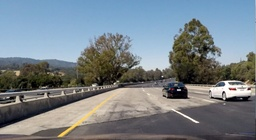
#> input picture test_images/challenge.jpg, 256 x 140 px, shrunk from 2660 x 1450 before the run
$ python -i image_pipeline.py   (imports and definitions only)
#> lines starting #> are read from the running program, lines starting #| are printed output that depends on the picture; after the words box and inside, x2 and y2 are one past the last pixel; in counts of white or black regions, pixels touching at a corner belong together
### src/traffic_lanes_pipeline/view_filter.py

def lane_view_pixel(y, x, h, w, y_cut):
    ### Evaluates whether pixel is in the area of the image where lines are expected ###
    # y_cut is level of the top corner of visibility triangle
    x_mid = int(w / 2)

    if x <= x_mid:
        # y_cut = h + m * x_mid
        # m = (y_cut - h) / x_mid

        m = - y_cut / w * 2
        y_0 = h + m * x
        return y > y_0

    if x > x_mid:
        # y_cut = m * x_mid
        # m = y_cut / x_mid

        m = 2 * y_cut / w
        b = h - 2 * y_cut
        y_0 = m * x + b
        return y > y_0

def limit_view(image, ratio, color=0):
    assert (len(image.shape) == 2), "Only grey scale images are supported"
    img = image.copy()
    height, width = img.shape

    y_cut = int(ratio * height)
    for x in range(0, width):
        for y in range(0, height):
            if not lane_view_pixel(y, x, height, width, y_cut):
                img[y, x] = color

    return img

### src/traffic_lanes_pipeline/merge_lines.py
import math
import numpy as np
from src.traffic_lanes_pipeline.lane import TrafficLane, extend_line


def merge_lines(lines, height, width, y_cut=0.65):
    angles = map_lines(lines, height, width)
    res_list = {}
    for key, value in angles.items():
        if not value in res_list:
            res_list[value] = []
        res_list[value].append(key)

    res = {}
    for key, value in res_list.items():
        lane = TrafficLane(height, width, y_cut)
        for i in value:
            lane.add_line(lines[i])
        res[key] = lane
    return list(res.values())


def map_lines(lines, height, width):
    """Makes a dictionary of lists mapping lines with close angles"""
    res = []
    angles_map = dict()

    # Getting sorted index taken here:
    # https://stackoverflow.com/questions/6422700/how-to-get-indices-of-a-sorted-array-in-python
    sorted_lines_index = sorted(((e, i) for i, e in enumerate(lines)), key=lambda x: line_angle(x[0]))
    sorted_lines_index = [x[1] for x in sorted_lines_index]
    # print("Sorted Lines Index: {sorted_lines_index}".format(sorted_lines_index = sorted_lines_index))
    lines = sort_lines(lines)

    current_line = 0
    angle_difference = 0
    x_difference = 0
    angle_threshold = 5
    x_bottom_distance_threshold = width // 30
    for i in range(len(lines)):
        if i > 0:
            angle_difference = diff_angle(lines[i], lines[i - 1])
            x_bottom_distance = diff_lane_bottom_x(lines[i], lines[i - 1], height)
            # [4 lines of commented-out code are left out]
            if angle_difference > angle_threshold or x_bottom_distance > x_bottom_distance_threshold:
                current_line = i

        angles_map[sorted_lines_index[i]] = sorted_lines_index[current_line]

    return angles_map


def line_angle(line):
    x1, y1, x2, y2 = line[0]
    angle = math.atan2(y2 - y1, x2 - x1) * 180 / math.pi
    return angle


def sort_lines(lines):
    return sorted(lines, key=line_angle)


def diff_angle(line1, line2):
    angle1 = line_angle(line1)
    angle2 = line_angle(line2)
    return abs(angle2 - angle1)


def diff_lane_bottom_x(line1, line2, height):
    x1 = line_bottom_x(line1, height)
    x2 = line_bottom_x(line2, height)
    return abs(x2 - x1)


def line_bottom_x(line, height):
    lane = extend_line(line, height)
    x1, y1, x2, y2 = lane[0]
    if y1 > y2:
        return x1
    else:
        return x2

### src/traffic_lanes_pipeline/lanes.py
import math
from src.traffic_lanes_pipeline.merge_lines import merge_lines
from src.traffic_lanes_pipeline.lane import line_angle

def detect_traffic_lanes(lines, height, width):
    lanes = merge_lines(lines, height, width)
    lanes = filter(lambda x: filter_line_angle(x.coordinates), lanes)
    return lanes


def filter_line_angle(line, threshold=25):
    angle = line_angle(line)

    # TODO this probably can be useful as a log message
    # print("Angle is updated from {angle_raw} to {angle}, pass threshold: {filter}".format(angle_raw = angle_raw, angle = angle, filter = filter))
    return angle > threshold

### src/traffic_lanes_pipeline/lane.py
import math
import numpy as np

def line_angle(line):
    x1, y1, x2, y2 = line[0]
    angle_raw = math.atan2(y2 - y1, x2 - x1) * 180 / math.pi
    if angle_raw < 0:
        angle = angle_raw + 180
    else:
        angle = angle_raw

    if angle > 90:
        angle = 180 - angle
    return angle


def line_length(line):
    x1, y1, x2, y2 = line
    return int(math.sqrt((x1 - x2) ** 2 + (y1 - y2) ** 2))


def extend_line(line: list, height: int, y_cut=0) -> list:
    x1, y1, x2, y2 = line[0]

    y_out = height
    y_top_out = int(height * y_cut)

    if x1 == x2:
        return [[x1, y_out, x2, y_top_out]]

    # get line parameters to calculate end points
    m = (y2 - y1) / (x2 - x1)
    b = y1 - m * x1

    # TODO define what this sensitivity should be
    if abs(m) < 0.0001:
        return [[x1, y_out, x2, y_top_out]]

    x_out = int((y_out - b) / m)
    x_top_out = int((y_top_out - b) / m)

    if y1 > y2:
        return [[x_out, y_out, x_top_out, y_top_out]]
    else:
        return [[x_top_out, y_top_out, x_out, y_out]]


class TrafficLane:
    x1: int = 0
    y1: int = 0
    x2: int = 0
    y2: int = 0

    h: int = 0
    w: int = 0
    y_cut = 0
    y_hits = np.zeros(0)

    def __init__(self, height: int, width: int, y_cut=0):
        self.h = height
        self.w = width
        self.y_cut = y_cut
        self._lines = []
        self.y_hits = np.zeros(height)

    # [8 lines left out: function __str__, not called in this run]

    def __len__(self):
        return len(self._lines)

    @property
    def confidence(self):
        hits = np.sum(self.y_hits)
        res = hits / (self.h * (1-self.y_cut))
        return res

    @property
    def lines(self):
        return self._lines

    def add_line(self, line):
        x1, y1, x2, y2 = line[0]
        i1, i2 = y1, y2
        if i1 > i2:
            i1, i2 = i2, i1

        self.y_hits[i1:i2] = 1
        self._lines.append(line[0])

    @property
    def coordinates(self):
        self.combine_lines()
        return [[self.x1, self.y1, self.x2, self.y2]]

    def combine_lines(self):
        count = 0
        x1_total = 0
        x2_total = 0
        y1_total = 0
        y2_total = 0

        total_length: int = 0

        for line in self._lines:
            count += 1
            length = line_length(line)
            total_length += length
            lane = self.extend_line([line])
            x1, y1, x2, y2 = lane[0]
            x1_total += x1 * length
            x2_total += x2 * length
            y1_total += y1 * length
            y2_total += y2 * length

        self.x1 = x1_total // total_length
        self.y1 = y1_total // total_length
        self.x2 = x2_total // total_length
        self.y2 = y2_total // total_length

        # [9 lines of commented-out code are left out]

    def extend_line(self, line: list) -> list:
        return extend_line(line, self.h, self.y_cut)

### src/traffic_lanes_pipeline/image_pipeline.py
import cv2
from matplotlib import pyplot as plt
import matplotlib.cm as cm
import numpy as np
import math
from skimage.filters import threshold_otsu

from src.traffic_lanes_pipeline.lanes import detect_traffic_lanes
from src.traffic_lanes_pipeline.view_filter import limit_view


def process_image(image):
    # NOTE: The output you return should be a color image (3 channel) for processing video below
    # you should return the final output (image where lines are drawn on lanes)
    canvas = cv2.cvtColor(image, cv2.COLOR_BGR2GRAY)

    lanes_grey = image_traffic_lanes(image)
    lanes_saturation = image_traffic_lanes(image, use_saturation = True)

    # Add lanes to the output image
    img_lanes_grey = np.copy(canvas) * 0  # creating a blank to draw lines on

    for lane in lanes_grey:
        if lane.confidence >= 0.25:
            x1, y1, x2, y2 = lane.coordinates[0]
            cv2.line(img_lanes_grey, (x1, y1), (x2, y2), 255, 10)

    img_lanes_grey = cv2.merge((img_lanes_grey, np.copy(canvas) * 0, np.copy(canvas) * 0))

    img_lanes_saturation = np.copy(canvas) * 0  # creating a blank to draw lines on

    for lane in lanes_saturation:
        if lane.confidence >= 0.40:
            x1, y1, x2, y2 = lane.coordinates[0]
            cv2.line(img_lanes_saturation, (x1, y1), (x2, y2), 255, 10)
    img_lanes_saturation = cv2.merge((np.copy(canvas) * 0, np.copy(canvas) * 0, img_lanes_saturation * 100))

    image_tagged = image.copy()
    image_tagged = cv2.addWeighted(image_tagged, 0.8, img_lanes_grey, 1, 0)
    image_tagged = cv2.addWeighted(image_tagged, 0.8, img_lanes_saturation, 1, 0)
    # image_tagged = cv2.cvtColor(image_tagged, cv2.COLOR_BGR2RGB)
    return image_tagged


def image_traffic_lanes(image, use_saturation = False):
    img_gradient_grey = gradient_filter(image)
    if use_saturation:
        img_gradient_saturation = gradient_filter(image, color_filter=color_filter_saturation)
        img_gradient = cv2.add(
            img_gradient_grey,
            img_gradient_saturation
        )
    else:
        img_gradient = img_gradient_grey

    img_limited_view = limit_view(img_gradient, ratio = 0.45)
    # return img_limited_view

    lines = detect_edges(img_limited_view)

    height, width = img_gradient.shape

    lanes = detect_traffic_lanes(lines, height, width)
    return lanes


def color_filter_grey(image):
    result = cv2.cvtColor(image, cv2.COLOR_BGR2GRAY)
    return result


def gradient_filter(image, color_filter = color_filter_grey):
    img_grey = color_filter(image)

    # Define a kernel size for Gaussian smoothing / blurring
    kernel_size = 5
    img_blur = cv2.GaussianBlur(img_grey, (kernel_size, kernel_size), 0)

    # Edge detection with Canny filter

    high_threshold = threshold_otsu(img_blur)

    low_threshold = int(high_threshold / 2)

    img_gradient = cv2.Canny(img_blur, low_threshold, high_threshold)
    return img_gradient


def detect_edges(image):
    # Define the Hough transform parameters
    # Make a blank the same size as our image to draw on
    height, width = image.shape
    rho = 1
    theta = np.pi / 180
    threshold = int(height * 0.10)
    min_line_length = int(height * 0.10)
    max_line_gap = min_line_length

    # Run Hough on edge detected image
    # OpenCV contains explanation of theory and parameters for HoughLinesP
    # https://opencv-python-tutroals.readthedocs.io/en/latest/py_tutorials/py_imgproc/py_houghlines/py_houghlines.html
    lines = cv2.HoughLinesP(
        image, rho, theta, threshold, np.array([]),
        min_line_length, max_line_gap)

    return lines


def color_filter_saturation(image):
    # this function improves detection
    # of the yellow line specifically
    image_hsv = cv2.cvtColor(image, cv2.COLOR_RGB2HSV)
    # set hue and value channels to 0
    image_hsv[:, :, 0] = 0
    image_hsv[:, :, 2] = 0

    result = cv2.cvtColor(image_hsv, cv2.COLOR_BGR2GRAY)
    return result

>>> import cv2
>>> picture = cv2.imread('../../test_images/challenge.jpg')
#> picture is the input picture: shape (140, 256, 3); mean B, G, R 136.2, 129.5, 119.8
>>> result = process_image(picture)
#> in gradient_filter, `img_blur = cv2.GaussianBlur(img_grey, (kernel_size, kernel_size), 0)`:
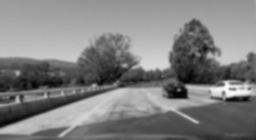
#> img_blur: shape (140, 256); min 3, max 252, mean 127.4
#> in gradient_filter, `high_threshold = threshold_otsu(img_blur)`: high_threshold = 122
#> in gradient_filter, `low_threshold = int(high_threshold / 2)`: low_threshold = 61
#> in gradient_filter, `img_gradient = cv2.Canny(img_blur, low_threshold, high_threshold)`:
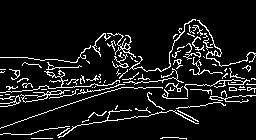
#> img_gradient: shape (140, 256); 9.2% white in thin lines or dots, all inside (x1, y1, x2, y2) = (0, 19, 256, 140)
#> after the loop in limit_view, `for x in range(0, width):`:
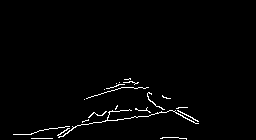
#> img: shape (140, 256); 1.7% white in thin lines or dots, all inside (x1, y1, x2, y2) = (13, 78, 199, 140)
#> the loop in map_lines, `for i in range(len(lines)):` made 19 passes
#> the loop in merge_lines, `for key, value in angles.items():` made 19 passes
#> (key, value) on passes 1 to 12: (9, 9), (11, 11), (8, 8), (13, 13), (10, 10), (0, 0), (1, 0), (12, 12), (2, 2), (14, 14), (3, 3), (16, 16)
#> the loop in merge_lines, `for key, value in res_list.items():` made 16 passes
#> in color_filter_saturation, `image_hsv = cv2.cvtColor(image, cv2.COLOR_RGB2HSV)`: image_hsv: shape (140, 256, 3); mean H, S, V 70.7, 62.9, 145.8
#> in color_filter_saturation, `image_hsv[:, :, 0] = 0`: image_hsv: shape (140, 256, 3); mean H, S, V 0, 62.9, 145.8
#> in color_filter_saturation, `image_hsv[:, :, 2] = 0`: image_hsv: shape (140, 256, 3); mean H, S, V 0, 62.9, 0
#> in gradient_filter (call 3), `img_gradient = cv2.Canny(img_blur, low_threshold, high_threshold)`: img_gradient: shape (140, 256); 11.2% white in thin lines or dots
#> in image_traffic_lanes (call 2), `img_gradient = cv2.add( img_gradient_grey, img_gradient_saturation )`: img_gradient: shape (140, 256); 17.6% white in thin lines or dots
#> call 2 of limit_view, with ratio = 0.45, color = 0
#> after the loop in limit_view (call 2), `for x in range(0, width):`:
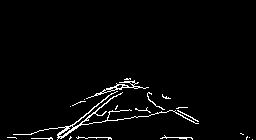
#> img: shape (140, 256); 2.7% white in thin lines or dots, all inside (x1, y1, x2, y2) = (7, 78, 253, 140)
#> the loop in map_lines (call 2), `for i in range(len(lines)):` made 27 passes
#> the loop in merge_lines (call 2), `for key, value in angles.items():` made 27 passes
#> (key, value) on passes 1 to 12: (20, 20), (11, 20), (5, 20), (9, 20), (21, 20), (3, 3), (4, 4), (8, 4), (14, 4), (24, 24), (15, 24), (23, 23)
#> the loop in merge_lines (call 2), `for key, value in res_list.items():` made 17 passes
#> (key, value) on passes 1 to 12: (20, [20, 11, 5, 9, 21]), (3, [3]), (4, [4, 8, 14]), (24, [24, 15]), (23, [23]), (0, [0, 19]), (22, [22]), (12, [12]), (1, [1]), (2, [2]), (7, [7]), (18, [18])
#> in process_image, `img_lanes_grey = np.copy(canvas) * 0`: img_lanes_grey: shape (140, 256); every value is 0
#> the loop in process_image, `for lane in lanes_grey:` made 6 passes
#> after the loop in process_image, `for lane in lanes_grey:`:
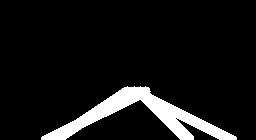
#> img_lanes_grey: shape (140, 256); 8.5% white; 1 white region, box (x1, y1, x2, y2) and area: (41, 86, 237, 140) 3041
#> the loop in process_image, `for lane in lanes_saturation:` made 10 passes
#> after the loop in process_image, `for lane in lanes_saturation:`:
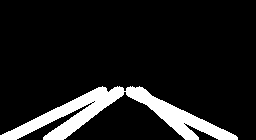
#> img_lanes_saturation: shape (140, 256); 11.3% white; 1 white region, box (x1, y1, x2, y2) and area: (0, 86, 238, 140) 4047
#> in process_image, `image_tagged = cv2.addWeighted(image_tagged, 0.8, img_lanes_saturation..`:
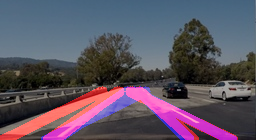
#> image_tagged: shape (140, 256, 3); mean B, G, R 97.7, 82.9, 92.4
